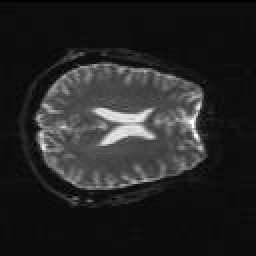
%> input picture 模糊聚类program/FCM_s/27.jpg, 128 x 128 px (shown 2 times larger)
$ octave FCM_s2.m   (GNU Octave 9; MATLAB toolbox functions it lacks are replaced by stand-ins)
%> lines starting %> are read from the running program, lines starting %| are printed output that depends on the picture; long printed decimals are rounded
### 模糊聚类program/FCM_s/add_noise.m
% [6 lines of commented-out code are left out]
function [disImg]=add_noise(I)
[row,col,nchannel]=size(I);
%In=awgn(I,3,'measured','linear');
disImg=uint8(double(I)+wgn(row,col,10));

% [6 lines of commented-out code are left out]

### 模糊聚类program/FCM_s/FCM_S.m
function [ center, U, obj_fcn ] = FCM_S(data, data1, cluster_n, alfa, options)
%UNTITLED2 此处显示有关此函数的摘要
%   此处显示详细说明
%   输入
%data           ------nm矩阵，n个样本，每个样本具有m维特征值
%data1          ------nm矩阵，表示均值或者中值，均值为FCM_S1算法，中值为FCM_S2算法
%N_cluster      ------标量，表示聚合中心数目，类别数
%alfa           ------punishment factor
%options        ------4*1矩阵，
%               ------options(1)：隶属度矩阵U的指数，>1   ，缺省值2
%               ------options(2): 自大迭代次数            ，缺省值100
%               ------options(3): 隶属度最小变化量，迭代终止条件，缺省值1e-5
%               ------options(4): 每次迭代是否输出信息标志  ，缺省值1
%输出
%center         -------聚类中心
%U              -------隶属度矩阵
%obj_fcn        -------目标函数值
if nargin ~=4 & nargin~=5   %判断参数个数是4个还是5个
    error('Too many or too few input arguments');
end

data_n=size(data,1);   %表示样本个数
in_n=size(data,2);     %表示特征值长度
%默认操作参数
default_options=[2,100,1e-5,1];
if nargin == 4,
    options=default_options;
else       %分析有option做参数时候的情况
    if length(options)<4,
        tmp=default_options;
        tmp(1:length(options))=options;
        options=tmp;
    end
    %返回options中是数的值为0，不是数时为1
    nan_index=find(isnan(options)==1);
    %将denfault_options中对应位置的参数赋值给options中不是数的位置
    options(nan_index)=default_options(nan_index);
    if options(1)<=1,
        error('The exponent should be greater than 1');
    end
end

%将options中的分量分别赋值给四个变量
expo=options(1);                  %隶属度矩阵U的指数
max_iter=options(2);              %最大迭代次数
min_impro=options(3);             %隶属度最小变化量，迭代终止条件
display=options(4);               %每次迭代是否输出信息标志
obj_fcn=zeros(max_iter,1);        %初始化输出参数obj_fcn

U=initfcm(cluster_n,data_n);      %初始化模糊分配矩阵，使U满足列上想加为1%U为（cluster_n,data_n）
%主循环
for i =1:max_iter

    %在每一个循环中改变聚类中心ceneter和分配函数U的隶属度值
    [U,center,obj_fcn(i)] = stepfcm(data,data1,U,cluster_n,expo,alfa);
    if display,
        fprintf('FCM:Iteration count=%d,obj.fcn=%f\n',i,obj_fcn(i));
    end

    %终止条件判别
    if i>1,
        if abs(obj_fcn(i)-obj_fcn(i-1))<min_impro,
            break;
        end
        %if sum(sum(abs(U-U0)))<1
        %    break;
        %end
    end
end
iter_n=i;
obj_fcn(iter_n+1:max_iter)=[];
end

### 模糊聚类program/FCM_s/stepfcm.m
function [U_new, center, obj_fcn] = stepfcm(data,data1,U,cluster_n,expro,alfa)
%模糊C均值聚类时迭代的一步
%data             n个样本，每个样本有m维特征值
%data1            nm矩阵，表示均值或者中值，均值为fcm_s1,中值为fcm_s2
%U                隶属度矩阵
%cluster_n        表示类别数
%expo             隶属度矩阵U的指数
%alfa             punishment factor
%   此处显示详细说明
%U_new            新的隶属度矩阵
%center           新的聚类中心
%obj_fcn          目标函数值
mf=U.^expro;       %隶属度矩阵进行指数运算结果
%新聚类中心
center = mf*(data+alfa*data1)./((ones(size(data,2),1)*sum(mf'))'*(1+alfa));
%计算距离矩阵
dist = distfcm(center, data);
dist1 = distfcm(center, data1);
%计算目标值
obj_fcn = sum(sum((dist.^2).*mf))+alfa*sum(sum((dist1.^2).*mf)); %计算目标函数值
tmp = (dist.^2+alfa*dist1.^2).^(-1/(expro-1));
%计算新的隶属度矩阵
U_new = tmp./(ones(cluster_n,1)*sum(tmp));

end

### 模糊聚类program/FCM_s/zhengquelv.m
function [SA]=zhengquelv(B)
A=imread('E:\PROJECT code\biye\pred\4_json\label.png');%label标准图像


A=uint8(A*255);

[row,col]=size(A);

%kfcm
total_1=0;%总的像素
corr_1=0;%判断正确的像素数量
total_2=0;%总的像素
corr_2=0;%
total_3=0;%总的像素
corr_3=0;%
total_4=0;%总的像素
corr_4=0;%

IMG1=zeros(row,col);
IMG2=zeros(row,col);
IMG3=zeros(row,col);
IMG4=zeros(row,col);
% [52 lines of commented-out code are left out]
for i=1:row
    for j=1:col
        if A(i,j)==255
            total_1=total_1+1;
            if B(i,j)==80
                corr_1=corr_1+1;
                IMG1(i,j)=255;
            elseif B(i,j)==160
                corr_2=corr_2+1;
                IMG2(i,j)=255;
            elseif B(i,j)==250
                corr_3=corr_3+1;
                IMG3(i,j)=255;
            else
                corr_4=corr_4+1;
                IMG4(i,j)=255;
            end
        end
    end
end
figure(4);
imshow(IMG1);
figure(5);
imshow(IMG2);
figure(6);
imshow(IMG3);
figure(7);
imshow(IMG4);
disp(total_1);
disp(corr_1);
disp(total_2);
disp(corr_2);
disp(total_3);
disp(corr_3);
disp(total_4);
disp(corr_4);
SA=max(max(max(corr_1/total_1,corr_2/total_1),corr_3/total_1),corr_4/total_1);

### 模糊聚类program/FCM_s/initfcm.m
function U = initfcm(cluster_n, data_n)
%初始化fcm的隶属度函数矩阵
%  cluster_n 聚类中心个数
%  data_n    样本点数


%  U         初始化的隶属度矩阵
U=rand(cluster_n,data_n);
col_sum=sum(U);
U=U./col_sum(ones(cluster_n,1),:);
end

### 模糊聚类program/FCM_s/distfcm.m
function out = distfcm(center, data)
%计算样本点距离聚类中心的距离
% center 聚类中心
% data 样本点
%   此处显示详细说明
% out   距离
out = zeros(size(center,1),size(data,1));
for k = 1:size(center,1),
    %每一次进行一个聚类中心距离的计算
    out(k,:) = sqrt(sum(((data-ones(size(data,1),1)*center(k,:)).^2)',1));
end
end

### 模糊聚类program/FCM_s/FCM_s2.m
clc;
clear all;
close all;

% [4 lines of commented-out code are left out]
img=imread('27.jpg');
%> img is the input picture: size 128x128 uint8; min 0, max 255, mean 37.1
img=add_noise(img);
figure;
imshow(img);
imwrite(img, '噪声20%的图像.jpg');
tic;
[r,c]=size(img);
%> r = 128; c = 128
width=7; %局部窗尺寸
delta = (width-1)/2;
img1=img;
for i = delta+1:r-delta
    for j = delta+1:c-delta
        %img1(i,j) = sum(sum(img(i-delta:i+delta,j-delta:j+delta)))/(width*width);
        temp = img(i-delta:i+delta,j-delta:j+delta);
        temp=sort(temp(:));
        img1(i,j)=temp((length(temp)+1)/2);%取中值为FCM_S2算法
    end
end
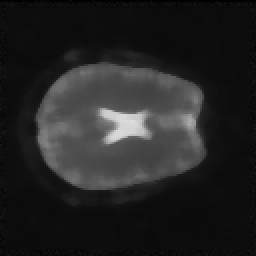
%> img1: size 128x128 uint8 (shown 2 times larger); min 0, max 222, mean 35.3
data=zeros(r*c,1);
data1=zeros(r*c,1);
for i=1:r
    for j=1:c
        data((i-1)*c+j,1)=double(img(i,j));
        data1((i-1)*c+j,1)=double(img1(i,j));
    end
end

[center,U,obj_fcn] = FCM_S(data,data1,4,3);
%> in FCM_S, `data_n=size(data,1);`: data_n = 16384
%> in FCM_S, `in_n=size(data,2);`: in_n = 1
%> the loop in FCM_S, `for i =1:max_iter` made 38 passes
%> (obj_fcn in stepfcm, center) on passes 1 to 12: (32909936.6, [35.79; 36.31; 35.2; 35.79]), (24883746.5, [35.85; 37.93; 33.64; 35.85]), (24504913, [36.29; 44.86; 28.64; 36.27]), (20324905.8, [40.16; 71.27; 19.48; 40.09]), (10801716.4, [57.52; 82.3; 14.22; 56.98]), (8572685.1, [77.28; 88.08; 13.81; 76.39]), (7246992.9, [83.26; 98.33; 14.07; 80.3]), (6756294.6, [86.18; 107.8; 14.15; 78.96]), (6347827.7, [89.82; 116.3; 14.17; 76.86]), (6003837.3, [92.97; 125.6; 14.18; 75.59]), (5632184.4, [95.26; 138.9; 14.18; 75.19]), (5075914.8, [97.05; 158; 14.18; 75.17])
%| FCM:Iteration count=1,obj.fcn=32909936.619
%| FCM:Iteration count=2,obj.fcn=24883746.463
%| FCM:Iteration count=3,obj.fcn=24504912.952
%| FCM:Iteration count=4,obj.fcn=20324905.796
%| FCM:Iteration count=5,obj.fcn=10801716.426
%| FCM:Iteration count=6,obj.fcn=8572685.141
%| FCM:Iteration count=7,obj.fcn=7246992.912
%| FCM:Iteration count=8,obj.fcn=6756294.559
%> (further printed lines are left out)
%> after the loop in FCM_S, `for i =1:max_iter`: obj_fcn = 100 values, max 32909936.6 at index 1, min 0 at index 39, mean 2600465.4
%> center = [102.5; 200.1; 14.23; 76.2]; obj_fcn = 38 values, max 32909936.6 at index 1, min 3856068.3 at index 38, mean 6843329.9
%计算分割系数Vpc
Vpc=0;
%计算分割熵
Vpe=0;
[Ucluster_n,Udata_n]=size(U);
%> Ucluster_n = 4; Udata_n = 16384
for i=1:Ucluster_n
    for j=1:Udata_n
        Vpc=Vpc+(U(i,j)^2);
        Vpe=Vpe+U(i,j)*log(U(i,j));
    end
end
%> this loop made 4 passes
%> after the loop, Vpc = 14915.8; Vpe = -2901.5
Vpc=Vpc/Udata_n;
%> Vpc = 0.91
Vpe=-Vpe/Udata_n;
%> Vpe = 0.177
disp('-----------分割系数Vpc-------------');
disp(Vpc);
%| 0.9104
disp('-----------分割熵Vpe---------------');
disp(Vpe);
%| 0.1771

[r,c] = size(img);
img_seg = img*0;
%> img_seg: size 128x128 uint8; every value is 0

for i=1:r
    for j=1:c
        temp=U(:,(i-1)*c+j);
        [a,b]=max(temp);
        img_seg(i,j)=b;
    end
end
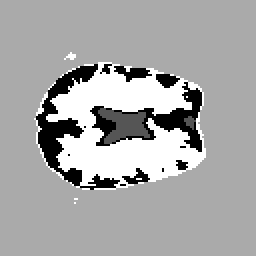
%> img_seg: size 128x128 uint8 (shown 2 times larger); min 1, max 4, mean 2.98; drawn with min black and max white

figure;
imshow(uint8(img));
figure;
imagesc(label2rgb(img_seg,'jet','w','shuffle'));
axis image
axis off;
set(gca, 'position', [0 0 1 1]);
axis normal;
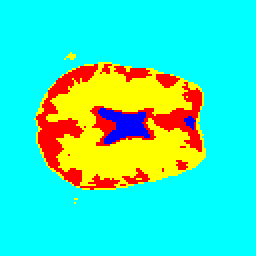
%> displayed picture: size 128x128x3, on the screen's scale of 0 to 255 (shown 2 times larger); mean R, G, B 64.7, 228.9, 190.3
A=zeros(r,c);
for i =1:r
    for j=1:c
        if img_seg(i,j)==1
            A(i,j)=80;
        elseif img_seg(i,j)==2
            A(i,j)=250;
        elseif img_seg(i,j)==3
            A(i,j)=160;
        else
            A(i,j)=0;
        end
    end
end
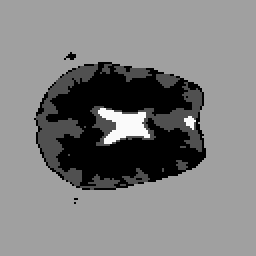
%> A: size 128x128 double (shown 2 times larger); min 0, max 250, mean 127.7

A=uint8(A);
%> A: size 128x128 uint8
%> the run ends on the next line
imshow(A)
imwrite(A,'分割后图像.jpg');
SA=zhengquelv(A);

$ run again, with 模糊聚类program/FCM_s/7%噪声.png saved as 模糊聚类program/FCM_s/27.jpg
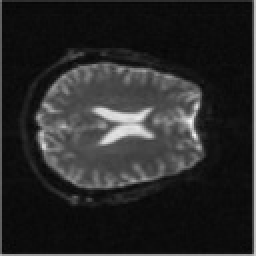
%> input picture 模糊聚类program/FCM_s/7%噪声.png, 128 x 128 px (shown 2 times larger)
%> img is the input picture: size 128x128x3 uint8; min 6, max 246, mean 40.5
%> after the loop `for i = delta+1:r-delta`:
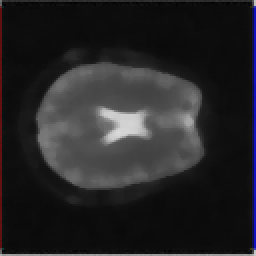
%> img1: size 128x128x3 uint8 (shown 2 times larger); mean R, G, B 37.5, 36.9, 38.6
%> data_n = 49152
%> in_n = 1
%> the loop in FCM_S, `for i =1:max_iter` made 86 passes
%> (obj_fcn in stepfcm, center) on passes 1 to 8: (109102790.2, [38.19; 38.04; 38.54; 38.71]), (83048617.7, [37.68; 37.12; 39.03; 39.69]), (82525096.6, [35.87; 33.89; 41.06; 43.69]), (75926133.8, [30.59; 25.5; 50.14; 59.38]), (45177375.7, [23.78; 16.59; 76.03; 82.66]), (30230628.7, [26.52; 13.56; 80.96; 94.72]), (26827983.9, [29.04; 13.09; 80.48; 105]), (24954229.2, [30.44; 13.1; 80.02; 113.6])
%> (printed output is left out)
%> after the loop in FCM_S, `for i =1:max_iter`: obj_fcn = 100 values, max 109102790.2 at index 1, min 0 at index 87, mean 18665250.5
%> `[center,U,obj_fcn] = FCM_S(data,data1,4,3);`: center = [35.79; 13.38; 85.24; 177.5]; obj_fcn = 86 values, max 109102790.2 at index 1, min 17563436.6 at index 86, mean 21703779.7
%> Ucluster_n = 4; Udata_n = 49152
%> the loop `for i=1:Ucluster_n` made 4 passes
%> after the loop `for i=1:Ucluster_n`: Vpc = 42703.8; Vpe = -12776.8
%> `Vpc=Vpc/Udata_n;`: Vpc = 0.869
%> `Vpe=-Vpe/Udata_n;`: Vpe = 0.26
%| 0.8688
%| 0.2599
%> after the loop `for i =1:r`:
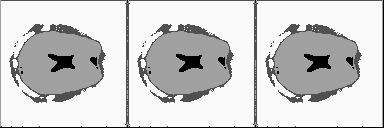
%> A: size 128x384 double; min 0, max 250, mean 205.4
